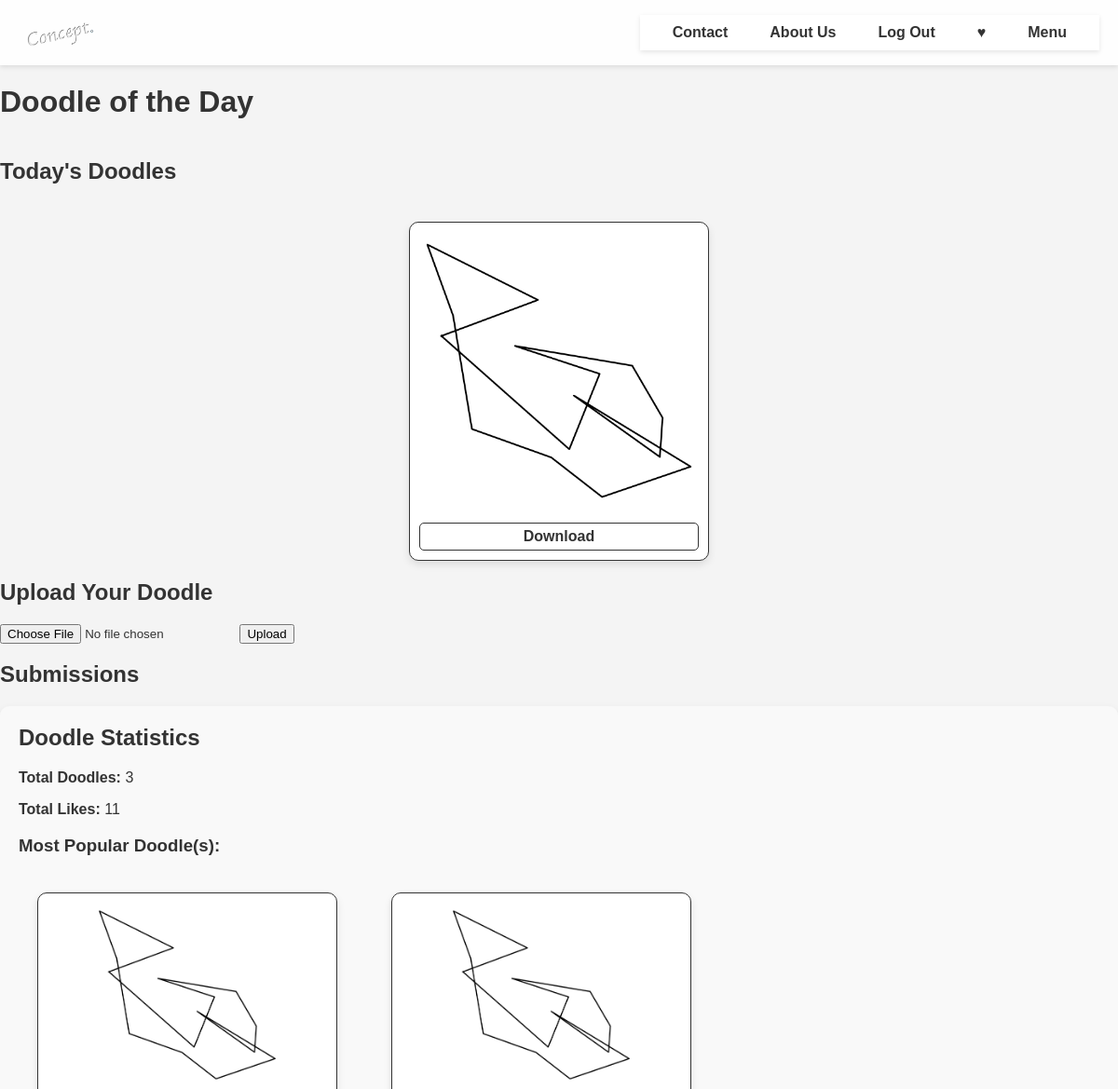
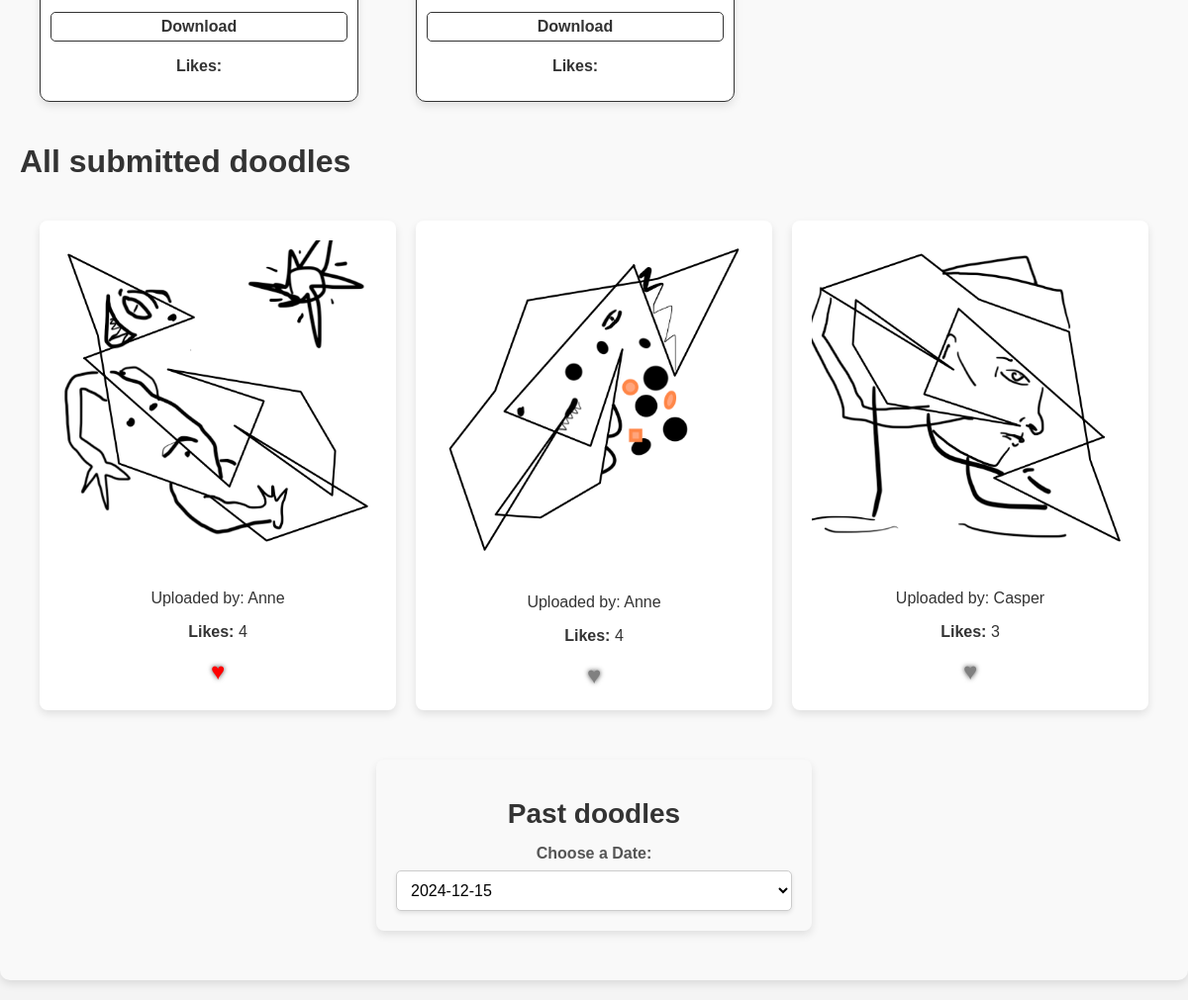
Screenshot of /doodles_by_date/2024-12-15 (signed in) with the database file from the repository (2 pictures, top to bottom).
### models.py (models this page shows, shortened)
class Doodle(db.Model):
    __tablename__ = "doodles"
    id = db.Column(db.Integer, primary_key=True)
    filename = db.Column(db.String, nullable=False)
    likes = db.Column(db.Integer, default=0)
    date = db.Column(db.Date, nullable=False)
    comments = db.relationship('DoodleComment', backref='doodle', lazy=True)
    submissions = db.relationship("UserDoodle", backref="doodle", lazy=True)

class UserDoodle(db.Model):
    __tablename__ = "user_doodles"
    id = db.Column(db.Integer, primary_key=True)
    user_id = db.Column(db.Integer, db.ForeignKey('users.id'), nullable=False)
    doodle_id = db.Column(db.Integer, db.ForeignKey("doodles.id"), nullable=False)
    filename = db.Column(db.String, nullable=False)
    likes = db.Column(db.Integer, default=0)
    user = db.relationship('User', backref='user_doodles', lazy=True)

class User(db.Model):
    __tablename__ = 'users'
    id = db.Column(db.Integer, primary_key=True)
    username = db.Column(db.String(80), unique=True, nullable=False)
    password_hash = db.Column(db.String(128), nullable=False)
    saved_images = db.relationship('SavedImage', backref='user', lazy=True)
    saved_art = db.relationship('SavedArt', backref='user', lazy=True)
    saved_recipes = db.relationship('SavedRecipe', backref='user', lazy=True)
    comments = db.relationship('Comment', backref='user', lazy=True)
    doodle_comments = db.relationship('DoodleComment', backref='user', lazy=True)

### app.py (the view)
@app.route("/doodles_by_date/<date>")
@login_required
def doodles_by_date(date):
    try:
        selected_date = datetime.strptime(date, "%Y-%m-%d").date()
    except ValueError:
        flash("Invalid date format. Please use YYYY-MM-DD.", "error")
        return redirect(url_for("doodles"))
    selected_doodles = (
        Doodle.query
        .filter(Doodle.date == selected_date)
        .all()
    )
    submissions = (
        db.session.query(UserDoodle, func.count(Like.id).label("like_count"))
        .join(Doodle, Doodle.id == UserDoodle.doodle_id)
        .outerjoin(Like, Like.doodle_id == UserDoodle.id)
        .filter(Doodle.date == selected_date)  # Alleen doodles van de geselecteerde datum
        .group_by(UserDoodle)
        .all()
    )
    total_likes = sum([like_count for _, like_count in submissions])
    max_likes = max([like_count for _, like_count in submissions], default=0)
    most_liked_doodles = [submission for submission, like_count in submissions if like_count == max_likes]
    all_dates = db.session.query(Doodle.date).distinct().order_by(Doodle.date.desc()).all()
    user_likes = {like.doodle_id for like in Like.query.filter_by(user_id=session['user_id']).all()}
    return render_template(
        "doodles.html",
        todays_doodles=selected_doodles,
        submissions=submissions,
        total_likes=total_likes,
        most_liked_doodles=most_liked_doodles,
        user_likes=user_likes,
        all_dates=all_dates,
    )

### app.py (called while the page is built)
def login_required(f):
    from functools import wraps
    @wraps(f)
    def decorated_function(*args, **kwargs):
        if "user_id" not in session:
            flash("You must be logged in to access this page.", "error")
            return redirect(url_for("login"))
        return f(*args, **kwargs)
    return decorated_function

### templates/doodles.html (shortened to what this page needs)
{% extends "layout.html" %}
{% block main %}
<div class="doodles-container">
    <h1>Doodle of the Day</h1>
    <div class="daily-doodles">
        <h2>Today's Doodles</h2>
        <div class="doodle-list">
            {% for doodle in todays_doodles %}
            <div class="doodle-item">
                <img
                    src="{{ url_for('static', filename='doodles/' + doodle.filename) }}"
                    alt="Doodle {{ doodle.id }}">
                <a href="{{ url_for('static', filename='doodles/' + doodle.filename) }}" download>Download</a>
            </div>
            {% endfor %}
        </div>
    </div>
    <h2>Upload Your Doodle</h2>
    <form method="POST" action="{{ url_for('upload_doodle') }}" enctype="multipart/form-data">
        <input type="file" name="uploaded_doodle" accept="image/*" required>
        <button type="submit">Upload</button>
    </form>
    <h2>Submissions</h2>
    <div class="stats">
        <h2>Doodle Statistics</h2>
        <p><strong>Total Doodles:</strong> {{ submissions | length }}</p>
        <p><strong>Total Likes:</strong> {{ total_likes }}</p>
        <h3>Most Popular Doodle(s):</h3>
        <div class="art-gallery">
            {% for doodle in most_liked_doodles %}
            <div class="doodle-item">
                <img src="{{ url_for('static', filename='doodles_user/' ~ doodle.doodle.filename) }}"
                     alt="Most Liked Doodle" style="max-width: 200px;">
                <a href="{{ url_for('static', filename='doodles_user/' ~ doodle.doodle.filename) }}" download>
                    Download
                </a>
                <p><strong>Likes:</strong> {{ doodle.like_count }}</p>
            </div>
            {% endfor %}
        </div>
        <h1>All submitted doodles</h1>
        <div class="art-gallery">
            {% for submission, like_count in submissions %}
            <div class="art-card">
                <img src="{{ url_for('static', filename='doodles_user/' + submission.filename) }}" alt="Submission">
                <p>Uploaded by: {{ submission.user.username }}</p>
                <p><strong>Likes:</strong> {{ like_count }}</p>
                <form method="POST" action="{{ url_for('like_doodle', doodle_id=submission.id) }}">
                    {% set liked = submission.id in user_likes %}
                    <button type="submit" class="heart-button" style="color: {% if liked %}red{% else %}gray{% endif %};">
                        ♥
                    </button>
                </form>
            </div>
            {% endfor %}
        </div>
    <div class="date-selection-container">
        <h1>Past doodles</h1>
        <div class="dropdown-container">
            <form method="GET" action="{{ url_for('doodles_by_date', date='') }}">
                <label for="date-select" class="date-label">Choose a Date:</label>
                <select id="date-select" name="date" onchange="window.location.href=this.value;">
                    {% for date in all_dates %}
                    <option value="{{ url_for('doodles_by_date', date=date[0]) }}"
                        {% if date[0] == todays_doodles[0].date %}selected{% endif %}>
                        {{ date[0] }}
                    </option>
                    {% endfor %}
                </select>
            </form>
        </div>
    </div>
</div>
{% endblock %}

### static/styles.css (style rules this page uses)
body { font-family: Arial, sans-serif; margin: 0; padding: 0; background-color: #f4f4f4; display: flex; flex-direction: column; min-height: 100vh; color: #333; }
.heart-button { background: none; border: none; font-size: 24px; color: #fff; text-shadow: 0 0 5px rgba(0, 0, 0, 0.7); cursor: pointer; transition: transform 0.3s ease, color 0.3s ease; }
.daily-doodles { display: flex; flex-direction: column; gap: 20px; margin-top: 20px; }
.doodle-list { display: flex; flex-wrap: wrap; gap: 15px; justify-content: center; }
.doodle-item { background-color: white; border-radius: 10px; box-shadow: 0 4px 8px rgba(0, 0, 0, 0.1); overflow: hidden; max-width: 300px; text-align: center; padding: 10px; display: block; color: #333; text-decoration: none; border: 1px solid #333; }
.doodle-item img { width: 100%; height: auto; border-radius: 10px; }
.doodle-item a { display: block; margin-top: 10px; font-weight: bold; color: #333; text-decoration: none; border: 1px solid #333; padding: 5px; border-radius: 5px; transition: background-color 0.3s ease; }
.art-gallery { display: grid; grid-template-columns: repeat(auto-fill, minmax(300px, 1fr)); gap: 20px; padding: 20px; }
.art-card { background: white; border-radius: 8px; box-shadow: 0 4px 8px rgba(0, 0, 0, 0.1); padding: 20px; text-align: center; transition: transform 0.2s ease-in-out; }
.art-card img { max-width: 100%; height: auto; border-radius: 5px; margin-bottom: 15px; }
.stats { background-color: #f9f9f9; padding: 20px; border-radius: 10px; box-shadow: 0 4px 8px rgba(0, 0, 0, 0.1); margin-bottom: 20px; }
.stats h2 { margin-top: 0; font-size: 24px; }
.date-selection-container { text-align: center; margin: 30px auto; padding: 20px; background: #f9f9f9; border-radius: 8px; box-shadow: 0 4px 8px rgba(0, 0, 0, 0.1); max-width: 400px; }
.date-selection-container h1 { font-size: 28px; margin-bottom: 15px; color: #333; font-weight: bold; }
.dropdown-container { margin-top: 10px; }
.date-label { display: block; margin-bottom: 8px; font-size: 16px; color: #555; font-weight: bold; }
select#date-select { width: 100%; padding: 10px; border: 1px solid #ccc; border-radius: 5px; font-size: 16px; background-color: white; box-shadow: 0 2px 4px rgba(0, 0, 0, 0.1); cursor: pointer; transition: border-color 0.3s, box-shadow 0.3s; }

### rows the page displays
Doodle: filename (picture), date "2024-12-15"
UserDoodle: filename (picture), user.username "Anne", like_count "4"
UserDoodle: filename (picture), user.username "Anne", likes "4"
UserDoodle: filename (picture), user.username "Casper", likes "3"

### other values shown
{{ submissions | length }} "3"
{{ total_likes }} "11"
